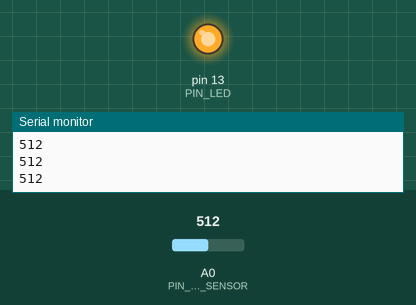
Simulated run of this sketch. Board: Arduino Uno, built with avr-gcc and run on an emulated ATmega328P. On the bench: output pins drawn as LEDs (lit = HIGH), the last lines printed to the serial monitor. Inputs (shaded band) come from the test bench; at power-on: A0 (PIN_PHOTO_SENSOR) = 512.

Above: at 1.2 s.
1.3 s: A0 (PIN_PHOTO_SENSOR) set to 311
2.8 s: A0 (PIN_PHOTO_SENSOR) set to 282
At 3.7 s:
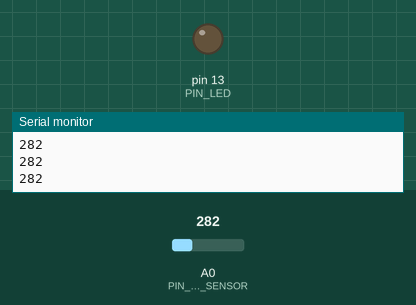
4.3 s: A0 (PIN_PHOTO_SENSOR) set to 306
At 4.8 s:
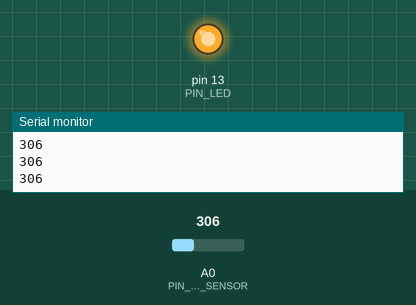
5.8 s: A0 (PIN_PHOTO_SENSOR) set to 290
At 6.2 s:
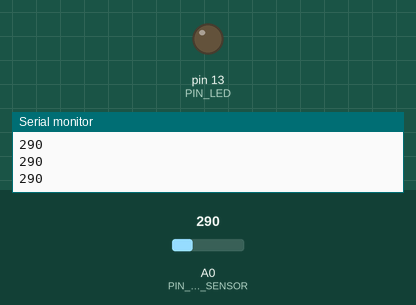
Timing chart, 0 to 8.3 s (numbered marks = the images above; inputs shaded):
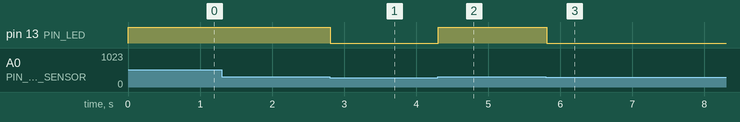

The sketch:

sketch_dec19a.ino
```cpp
#define PIN_LED 13
#define PIN_PHOTO_SENSOR A0

void setup() {
  Serial.begin(9600);
  pinMode(PIN_LED, OUTPUT);
}

void loop() {
  int val = analogRead(PIN_PHOTO_SENSOR);
  Serial.println(val);
  if (val < 300) {
    digitalWrite(PIN_LED, LOW);
  } else {
    digitalWrite(PIN_LED, HIGH);
  }
  Serial.println(analogRead(PIN_PHOTO_SENSOR)) ;
}
```

Measured:
- the behaviour switches between 300 and 299 on A0 (PIN_PHOTO_SENSOR) (found by bisection; images 0 and 1)
- after the input at 2.8 s, pin 13 (PIN_LED): HIGH → LOW at once
- after the input at 4.3 s, pin 13 (PIN_LED): LOW → HIGH at once
- after the input at 5.8 s, pin 13 (PIN_LED): HIGH → LOW at once
